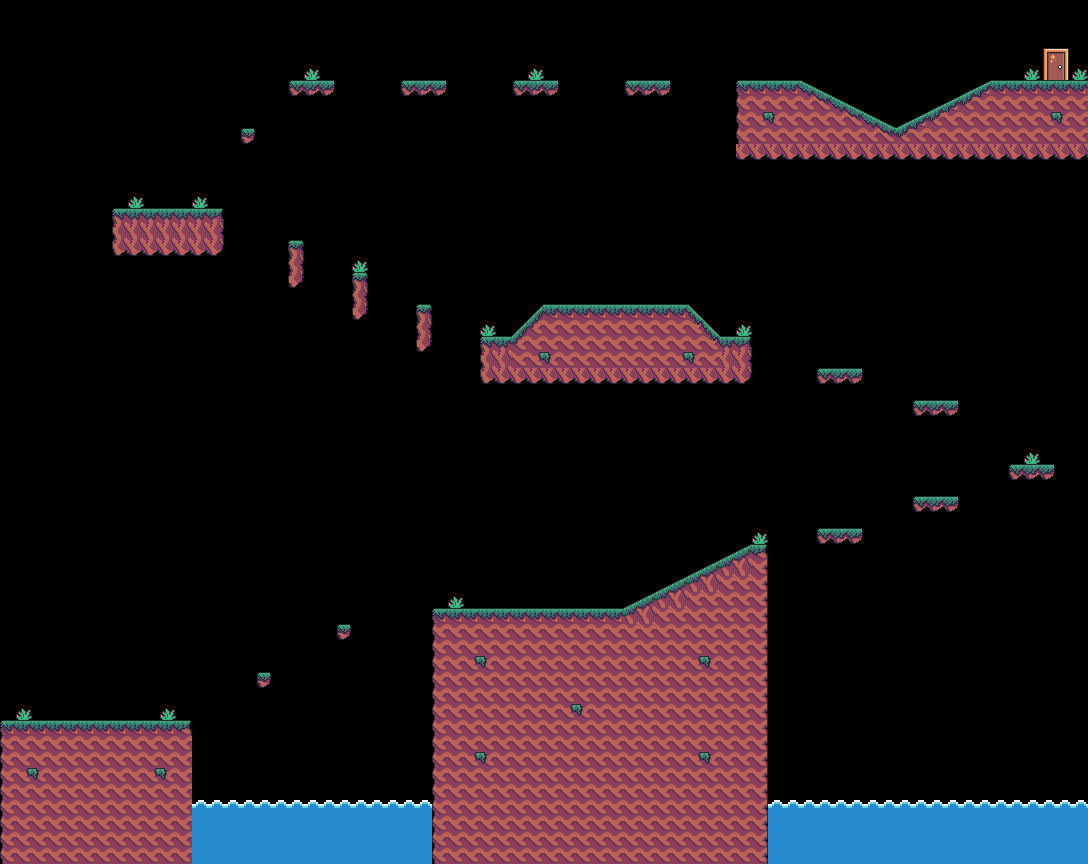

Below is a game level as drawn by its tile map, then a one-line description and the .tmx that defines it (tile-layer data replaced by summaries):
An orthogonal 68x54 tile map with 16x16 px tiles, 4 tile layers (Final, Plataformes, Limits, Ambient), 4 tilesets and 9 objects.

<map version="1.5" tiledversion="1.6.0" orientation="orthogonal" renderorder="right-down" width="68" height="54" tilewidth="16" tileheight="16" infinite="0" nextlayerid="6" nextobjectid="37">
 <editorsettings>
  <export target="Mapa2.json" format="json" />
 </editorsettings>
 <tileset firstgid="1" name="tileset2" tilewidth="16" tileheight="16" tilecount="60" columns="10">
  <image source="../tilesets/tileset2.png" width="160" height="96" />
 </tileset>
 <tileset firstgid="61" name="Door" tilewidth="32" tileheight="32" tilecount="2" columns="2">
  <image source="../images/Door.png" width="64" height="32" />
 </tileset>
 <tileset firstgid="63" name="tileset3" tilewidth="16" tileheight="16" tilecount="108" columns="9">
  <image source="../tilesets/tileset3.png" width="158" height="192" />
 </tileset>
 <tileset firstgid="171" name="Spike" tilewidth="16" tileheight="16" tilecount="1" columns="1">
  <image source="../images/Spike.png" width="16" height="16" />
 </tileset>
 <layer id="5" name="Final" width="68" height="54">
  <data>[3672 cells, 1 non-empty, 1 distinct tile ids]</data>
 </layer>
 <layer id="1" name="Plataformes" width="68" height="54">
  <data>[3672 cells, 701 non-empty, 40 distinct tile ids]</data>
 </layer>
 <objectgroup id="2" name="EnemicsEstatics">
  <object id="23" gid="171" x="528" y="608" width="16" height="16" />
  <object id="24" gid="171" x="544" y="608" width="16" height="16" />
  <object id="25" gid="171" x="560" y="608" width="16" height="16" />
  <object id="26" gid="171" x="608" y="304" width="16" height="16" />
  <object id="27" gid="171" x="592" y="304" width="16" height="16" />
  <object id="28" gid="171" x="624" y="304" width="16" height="16" />
  <object id="33" gid="56" x="160" y="208" width="16" height="16" />
  <object id="35" gid="56" x="144" y="720" width="16" height="16" />
  <object id="36" gid="56" x="32" y="720" width="16" height="16" />
 </objectgroup>
 <layer id="3" name="Limits" width="68" height="54">
  <data>[3672 cells, 140 non-empty, 2 distinct tile ids]</data>
 </layer>
 <layer id="4" name="Ambient" width="68" height="54">
  <data>[3672 cells, 14 non-empty, 1 distinct tile ids]</data>
 </layer>
</map>
